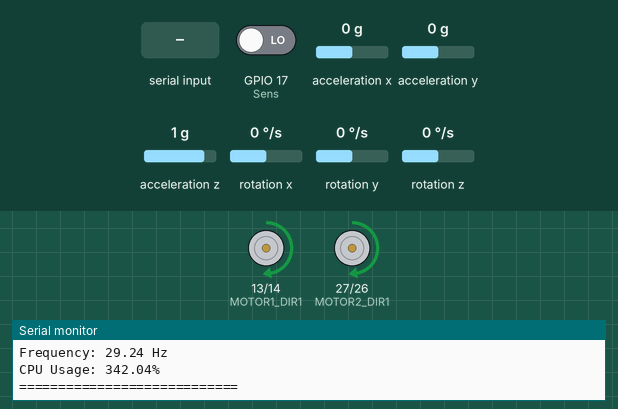
A sketch run on a simulated ESP32. On the bench: motor-driver pin pairs drawn as motors (green arrow = first pin HIGH = forward, orange = second pin HIGH = backward, longer = more drive, scaled by the enable pin), the last lines printed to the serial monitor. The inputs (shaded band) are chosen by the test bench; at power-on: GPIO 17 (Sens) LOW, acceleration x 0 g, acceleration y 0 g, acceleration z 1 g, rotation x 0 °/s, rotation y 0 °/s, rotation z 0 °/s. The sensor or clock chip raises its interrupt line as the real part does; nothing arrives over Bluetooth unless stated.

Above: at 3.4 s.
3.5 s: "90,45\n" received over the second serial link
At 4.0 s:
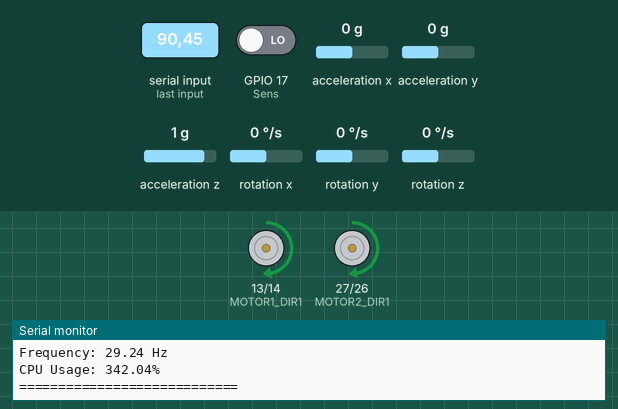
5.0 s: GPIO 17 (Sens) driven HIGH
At 6.2 s:
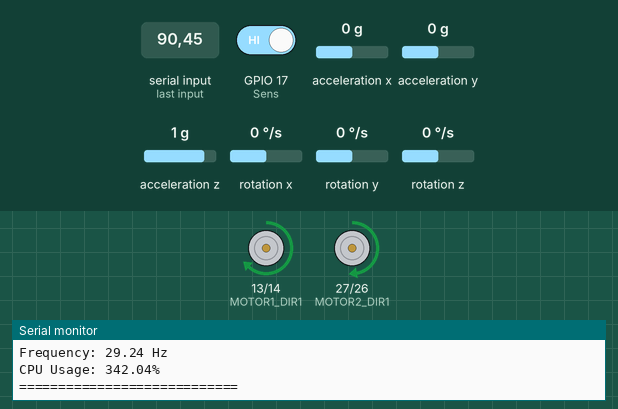
6.5 s: "30,150\n" received over the second serial link
At 7.8 s:
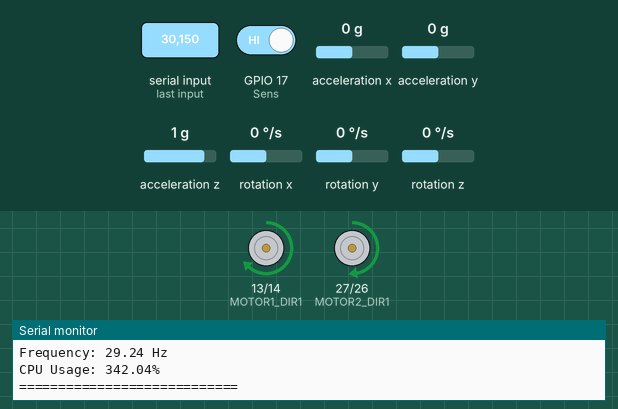
Timing chart, 0 to 9.5 s (numbered marks = the images above; inputs shaded):
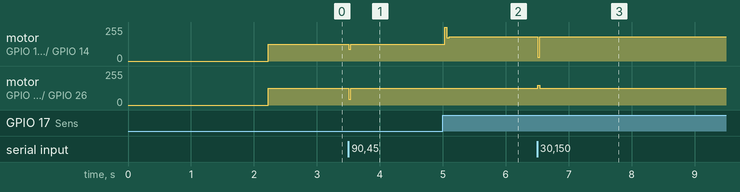

The sketch:

test_rnn.ino.ino
```cpp
#include "../esp32_neat_rnn.h"
#include "I2Cdev.h"
#include "MPU6050_6Axis_MotionApps20.h"
#include "Wire.h"
#include "BluetoothSerial.h"

// ======= Hardware Configuration =======
// MPU6050
#define I2C_SDA 21
#define I2C_SCL 22
MPU6050 mpu;

// Motors
#define MOTOR1_DIR1 13
#define MOTOR1_DIR2 14
#define MOTOR1_PWM  33
#define MOTOR2_DIR1 27
#define MOTOR2_DIR2 26
#define MOTOR2_PWM  25

// Line Sensors
#define s0 2
#define s1 15
#define s2 4
#define s3 16
#define Sens 17

// ======= Global Variables =======
NEATRNN net;
BluetoothSerial SerialBT;

// MPU6050
bool dmpReady = false;
uint8_t fifoBuffer[64];
Quaternion q;
VectorFloat gravity;
float ypr[3];
float ypr_offset[3] = {0};
volatile bool mpuInterrupt = false;

// Performance Tracking
unsigned long loop_count = 0;
unsigned long last_report_time = 0;
const unsigned long report_interval = 1000;
unsigned long total_time = 0;
float min_time = 1000000.0, max_time = 0.0;


// ======= Interrupt Handlers =======
void IRAM_ATTR dmpDataReady() {
    mpuInterrupt = true;
}

// ======= Setup =======
void setup() {
    Serial.begin(115200);
    while (!Serial);

    // Initialize all systems
    initMPU6050();
    initMotors();
    initLineSensors();
    initBluetooth();

    Serial.println("\nSystem Initialization Complete");
    Serial.println("----------------------------");
}

void initMPU6050() {
    Wire.begin(I2C_SDA, I2C_SCL, 400000);
    mpu.initialize();
    pinMode(2, INPUT);

    if (mpu.dmpInitialize() == 0) {
        mpu.setDMPEnabled(true);
        dmpReady = true;
        attachInterrupt(digitalPinToInterrupt(2), dmpDataReady, RISING); // Moved here
        calibrateAngles();
    }
}

void initMotors() {
    pinMode(MOTOR1_DIR1, OUTPUT);
    pinMode(MOTOR1_DIR2, OUTPUT);
    pinMode(MOTOR2_DIR1, OUTPUT);
    pinMode(MOTOR2_DIR2, OUTPUT);
    pinMode(MOTOR1_PWM, OUTPUT);
    pinMode(MOTOR2_PWM, OUTPUT);
}

void initLineSensors() {
    pinMode(s0, OUTPUT);
    pinMode(s1, OUTPUT);
    pinMode(s2, OUTPUT);
    pinMode(s3, OUTPUT);
    pinMode(Sens, INPUT);
}

void initBluetooth() {
    SerialBT.begin("ESP32-Robot");
}

// ======= Main Loop =======
void loop() {
    unsigned long start_time = micros();

    // 1. Read all sensors
    readLineSensors();
    readIMU();

    // 2. Process through NEAT network
    processNEAT();

    // 3. Handle motor control
    controlMotors();

    // 4. Handle Bluetooth commands
    checkBluetooth();

    // Performance measurement
    unsigned long elapsed = micros() - start_time;
    updatePerformanceStats(elapsed);
    reportPerformance();
}

// ======= Sensor Functions =======
void readLineSensors() {
    for (int i = 0; i <= 15; i++) {
        digitalWrite(s0, bitRead(i, 0));
        digitalWrite(s1, bitRead(i, 1));
        digitalWrite(s2, bitRead(i, 2));
        digitalWrite(s3, bitRead(i, 3));
        delayMicroseconds(100); // Reduced from 1ms for faster reading
        net.inputs[i+3] = digitalRead(Sens); // Sensors start at input 3
    }
    // Print sensor values for debugging
    SerialBT.print("Sensor 0: "); SerialBT.print(net.inputs[3]);
    SerialBT.print(", Sensor 1: "); SerialBT.print(net.inputs[4]);
    SerialBT.print(", Sensor 2: "); SerialBT.print(net.inputs[5]);
    SerialBT.print(", Sensor 3: "); SerialBT.println(net.inputs[6]);
    SerialBT.print("Sensor 4: "); SerialBT.print(net.inputs[7]);
    SerialBT.print(", Sensor 5: "); SerialBT.print(net.inputs[8]);
    SerialBT.print(", Sensor 6: "); SerialBT.print(net.inputs[9]);
    SerialBT.print(", Sensor 7: "); SerialBT.println(net.inputs[10]);
    SerialBT.print("Sensor 8: "); SerialBT.print(net.inputs[11]);
    SerialBT.print(", Sensor 9: "); SerialBT.print(net.inputs[12]);
    SerialBT.print(", Sensor 10: "); SerialBT.print(net.inputs[13]);
    SerialBT.print(", Sensor 11: "); SerialBT.println(net.inputs[14]);
    SerialBT.print("Sensor 12: "); SerialBT.print(net.inputs[15]);
    SerialBT.print(", Sensor 13: "); SerialBT.print(net.inputs[16]);
    SerialBT.print(", Sensor 14: "); SerialBT.print(net.inputs[17]);
    SerialBT.print(", Sensor 15: "); SerialBT.println(net.inputs[18]);
    SerialBT.print("Sensor 16: "); SerialBT.print(net.inputs[19]);
    SerialBT.print(", Sensor 17: "); SerialBT.print(net.inputs[20]);
    SerialBT.println();
}

void readIMU() {
    if (mpuInterrupt && dmpReady && mpu.dmpGetCurrentFIFOPacket(fifoBuffer)) {
        mpu.dmpGetQuaternion(&q, fifoBuffer);
        mpu.dmpGetGravity(&gravity, &q);
        mpu.dmpGetYawPitchRoll(ypr, &q, &gravity);

        // Store IMU data in network inputs (adjust indices as needed)
        net.inputs[18] = ypr[0]; // Yaw
        net.inputs[19] = ypr[1]; // Pitch
        net.inputs[20] = ypr[2]; // Roll
        mpuInterrupt = false;
    }

    // print IMU data for debugging
    SerialBT.print("Yaw: "); SerialBT.print(ypr[0]);
    SerialBT.print(", Pitch: "); SerialBT.print(ypr[1]);
    SerialBT.print(", Roll: "); SerialBT.println(ypr[2]);
    SerialBT.println();

}

// ======= NEAT Processing =======
void processNEAT() {
    // First two inputs are previous outputs
    net.inputs[1] = net.get_output_0();
    net.inputs[2] = net.get_output_1();

    // Step the network
    net.step();
}

// ======= Motor Control =======
void controlMotors() {
    // Get outputs from network
    float left_motor = net.get_output_0();
    float right_motor = net.get_output_1();

    // Map to PWM values
    int pwm_left = (left_motor + 1.0f) * 127.5f;
    int pwm_right = (right_motor + 1.0f) * 127.5f;

    // Apply to motors
    setMotor(MOTOR1_DIR1, MOTOR1_DIR2, MOTOR1_PWM, pwm_left);
    setMotor(MOTOR2_DIR1, MOTOR2_DIR2, MOTOR2_PWM, pwm_right);

    // Debugging output
    SerialBT.print("Left Motor Speed: ");
    SerialBT.print(pwm_left);
    SerialBT.print(", Right Motor Speed: ");
    SerialBT.println(pwm_right);
}

void setMotor(int dir1, int dir2, int pwm, int speed) {
    speed = constrain(speed, -255, 255);
    digitalWrite(dir1, speed > 0 ? HIGH : LOW);
    digitalWrite(dir2, speed > 0 ? LOW : HIGH);
    analogWrite(pwm, abs(speed));
}

// ======= Bluetooth =======
void checkBluetooth() {
    if (SerialBT.available()) {
        char input[64];  // Larger buffer
        int len = SerialBT.readBytesUntil('\n', input, sizeof(input)-1);
        input[len] = '\0';

        int speed1, speed2;
        if (sscanf(input, "%d,%d", &speed1, &speed2) == 2) {
            setMotor(MOTOR1_DIR1, MOTOR1_DIR2, MOTOR1_PWM, speed1);
            setMotor(MOTOR2_DIR1, MOTOR2_DIR2, MOTOR2_PWM, speed2);
        }
    }
}

// ======= Performance Monitoring =======
void updatePerformanceStats(unsigned long elapsed) {
    loop_count++;
    total_time += elapsed;
    if (elapsed < min_time) min_time = elapsed;
    if (elapsed > max_time) max_time = elapsed;
}

void reportPerformance() {
    if (millis() - last_report_time >= report_interval) {
        float avg_time = (float)total_time / loop_count;
        float loops_per_second = 1000000.0 / avg_time;

        Serial.println("\n===== Performance Report =====");
        Serial.print("Average: "); Serial.print(avg_time); Serial.println(" μs/loop");
        Serial.print("Min: "); Serial.print(min_time); Serial.println(" μs/loop");
        Serial.print("Max: "); Serial.print(max_time); Serial.println(" μs/loop");
        Serial.print("Frequency: "); Serial.print(loops_per_second); Serial.println(" Hz");
        Serial.print("CPU Usage: "); Serial.print((avg_time/10000.0)*100); Serial.println("%");
        Serial.println("============================");

        SerialBT.println("\n===== Performance Report =====");
        SerialBT.print("Average: "); SerialBT.print(avg_time); SerialBT.println(" μs/loop");
        SerialBT.print("Min: "); SerialBT.print(min_time); SerialBT.println(" μs/loop");
        SerialBT.print("Max: "); SerialBT.print(max_time); SerialBT.println(" μs/loop");
        SerialBT.print("Frequency: "); SerialBT.print(loops_per_second); SerialBT.println(" Hz");
        SerialBT.print("CPU Usage: "); SerialBT.print((avg_time/10000.0)*100); SerialBT.println("%");
        SerialBT.println("============================");

        // Reset counters
        loop_count = 0;
        total_time = 0;
        min_time = 1000000.0;
        max_time = 0.0;
        last_report_time = millis();
    }
}

// ======= IMU Calibration =======
void calibrateAngles() {
    float sum[3] = {0};
    int samples = 100;

    for (int i = 0; i < samples; i++) {
        if (mpu.dmpGetCurrentFIFOPacket(fifoBuffer)) {
            mpu.dmpGetQuaternion(&q, fifoBuffer);
            mpu.dmpGetGravity(&gravity, &q);
            mpu.dmpGetYawPitchRoll(ypr, &q, &gravity);
            sum[0] += ypr[0];
            sum[1] += ypr[1];
            sum[2] += ypr[2];
            delay(10);
        }
    }

    for (int i = 0; i < 3; i++) ypr_offset[i] = sum[i] / samples;
}
```

Measured:
- after the input at 3.5 s, motor on GPIO 13 (MOTOR1_DIR1) / GPIO 14 (MOTOR1_DIR2): forward 127/255 → forward 90/255 at once, → forward 127/255 0.03 s later; motor on GPIO 27 (MOTOR2_DIR1) / GPIO 26 (MOTOR2_DIR2): forward 127/255 → forward 45/255 at once, → forward 127/255 0.03 s later
- after the input at 5.0 s, motor on GPIO 13 (MOTOR1_DIR1) / GPIO 14 (MOTOR1_DIR2): forward 127/255 → forward 183/255 at once
- after the input at 6.5 s, motor on GPIO 13 (MOTOR1_DIR1) / GPIO 14 (MOTOR1_DIR2): forward 183/255 → forward 30/255 at once, → forward 183/255 0.03 s later; motor on GPIO 27 (MOTOR2_DIR1) / GPIO 26 (MOTOR2_DIR2): forward 127/255 → forward 150/255 at once, → forward 127/255 0.03 s later
